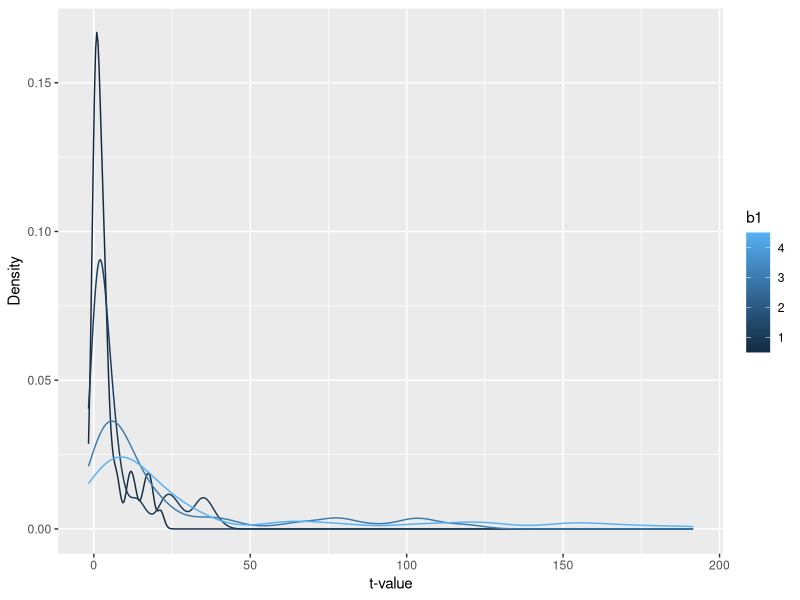
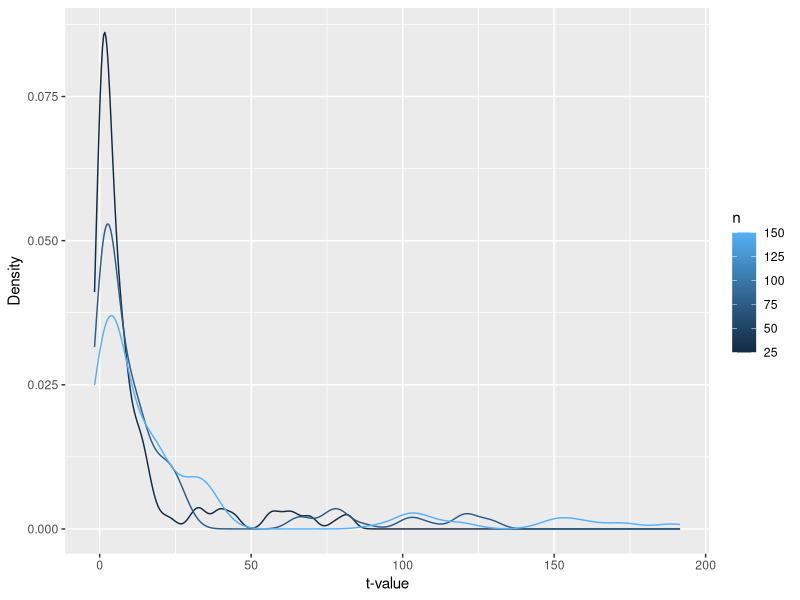
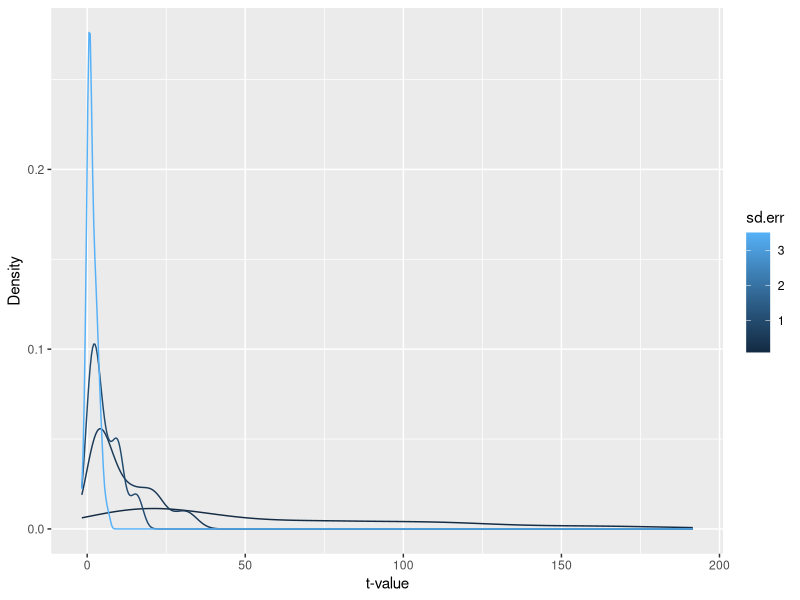
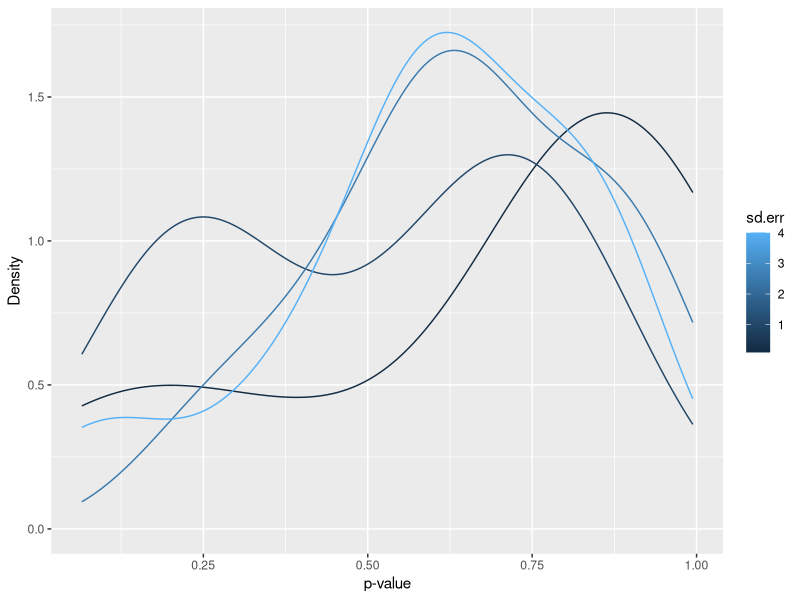
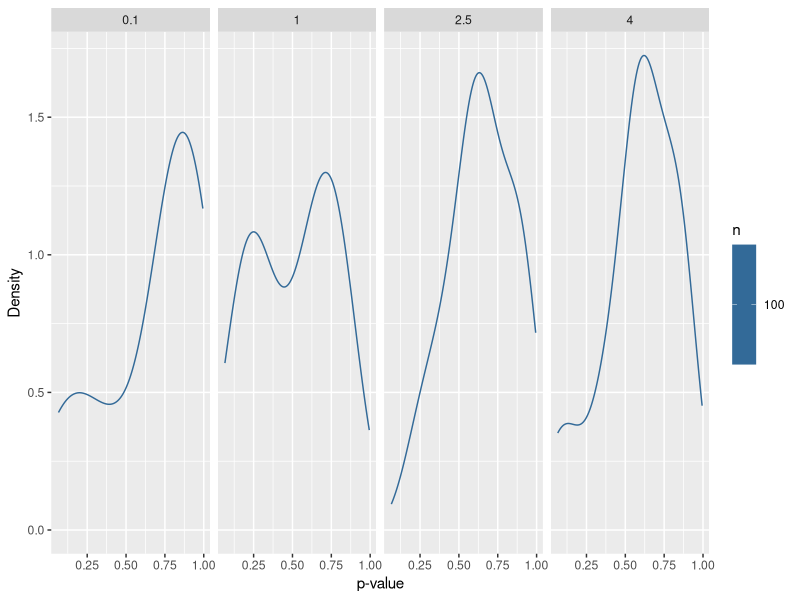

R code for these plots, in order:
## ---- chunk 1
knitr::opts_chunk$set(echo = TRUE)
## ---- chunk 2
library(tidyverse)
## ---- chunk 3
gen.mod <- function(n = 100, b0 = 2, b1 = 3, sd.err = 1) {
    predictor <- runif(n) - 1
    response <- b0 + b1 * predictor + rnorm(n, mean = 0, sd = sd.err)
    return(data.frame(response = response, predictor = predictor))
}
## ---- chunk 4
n.times <- 1:10
n <- c(25, 75, 150)
b1 <- c(0.5, 1, 3, 4.5)
sd.err <- c(0.1, 0.5, 1, 3.5)

values.df <- expand.grid(n.times = n.times, n = n, b1 = b1, sd.err = sd.err)
## ---- chunk 5
for (i in 1:length(values.df$n.times)) {
    tmp.df <- gen.mod(n = values.df$n[i], b0 = 0, b1 = values.df$b1[i], sd.err = values.df$sd.err[i])
    mod1 <- lm(response ~ predictor, data = tmp.df)
    values.df$tvalue[i] <- summary(mod1)$coefficients["predictor", "t value"]
}
## ---- chunk 6
ggplot(data = values.df, aes(tvalue, group = b1, col = b1))+
  geom_density() + 
  xlab("t-value") + 
  ylab("Density")
## ---- chunk 7
ggplot(data = values.df, aes(tvalue, group = n, col = n))+ 
  geom_density() + 
  xlab("t-value") + 
  ylab("Density")
## ---- chunk 8
ggplot(data = values.df, aes(tvalue, group = sd.err, col = sd.err))+
  geom_density() + 
  xlab("t-value") + 
  ylab("Density")
## ---- chunk 9
gen.mod2 <- function(n = 100, b0 = 0, b1 = 0, sd.err = 1) {
    predictor <- runif(n) - 0.5
    response <- b0 + b1 * predictor + rnorm(n, mean = 0, sd = sd.err)
    return(data.frame(response = response, predictor = predictor))
}

## ---- chunk 10
n.times <- 1:10
n <- c(100)
b1 <- c(0)
sd.err <- c(0.1,1, 2.5, 4)

values.df2 <- expand.grid(n.times = n.times, n = n, b1 = b1, sd.err = sd.err)
## ---- chunk 11
for (i in 1:length(values.df2$n.times)) {
    tmp.df2 <- gen.mod2(n = values.df2$n[i], b0 = 0, b1 = values.df2$b1[i], sd.err = values.df2$sd.err[i])
    mod2 <- lm(response ~ predictor, data = tmp.df2)
    values.df2$pvalue[i] <- summary(mod2)$coefficients["predictor", "Pr(>|t|)"]
}
## ---- chunk 12
ggplot(data = values.df2, aes(pvalue, group = sd.err, col = sd.err))+
  geom_density() + 
  xlab("p-value") + 
  ylab("Density")
## ---- chunk 13
pvals <- subset(values.df2, pvalue <= 0.05)

proportion <- (sum(pvals)/100)*100
print(proportion)
## ---- chunk 14
ggplot(data = values.df2, aes(pvalue, group = n, col = n))+
  geom_density() + 
  xlab("p-value") + 
  ylab("Density") +
  facet_grid(~sd.err)
